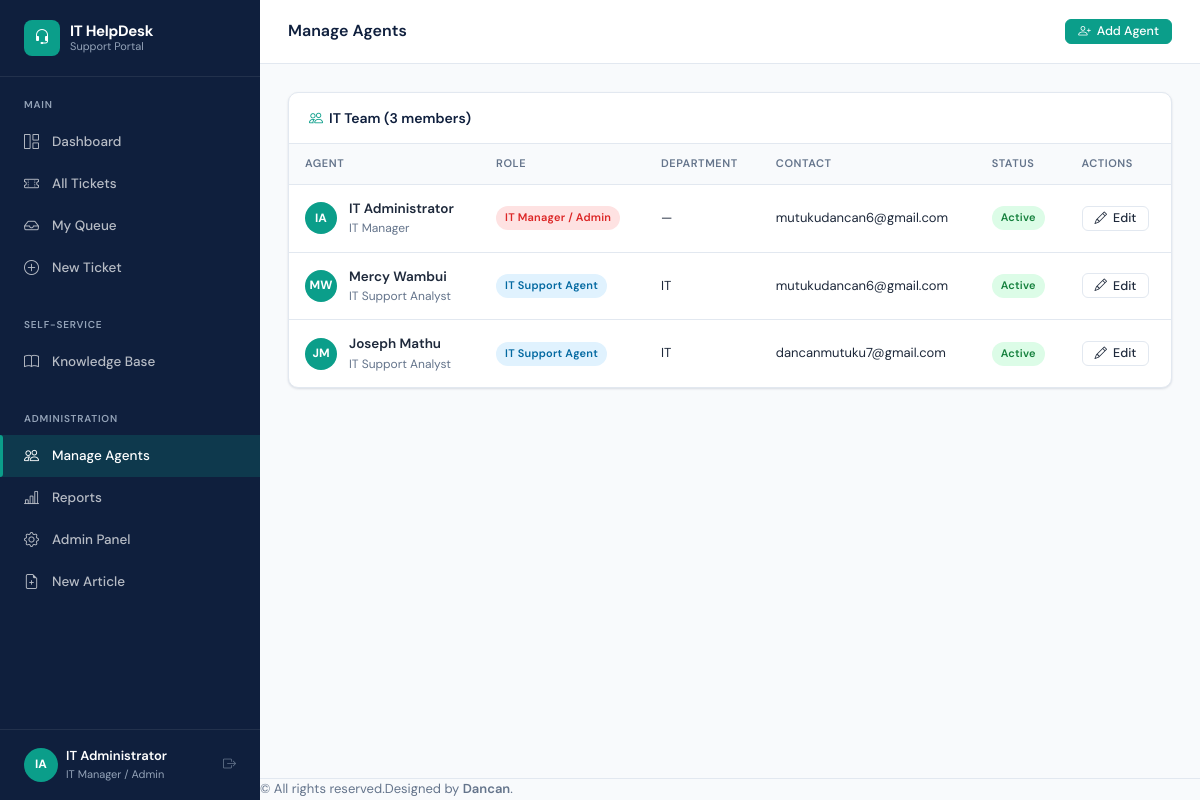
The page /accounts/agents/ (signed in) on the database as committed earlier.
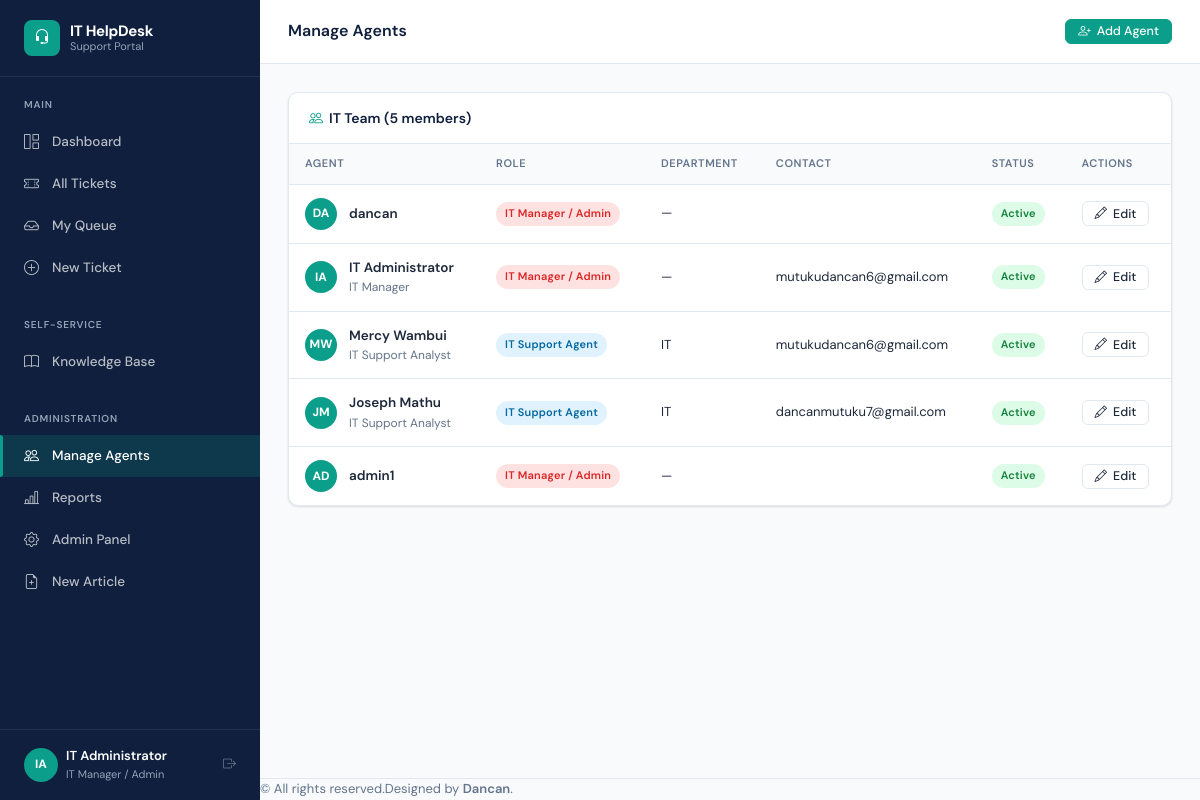
The same page on the database as committed later.
### accounts/models.py (models this page shows, shortened)
class User(AbstractUser):
    ROLE_END_USER = 'end_user'
    ROLE_AGENT = 'agent'
    ROLE_MANAGER = 'manager'
    ROLE_CHOICES = [
        (ROLE_END_USER, 'End User'),
        (ROLE_AGENT, 'IT Support Agent'),
        (ROLE_MANAGER, 'IT Manager / Admin'),
    ]
    role = models.CharField(max_length=20, choices=ROLE_CHOICES, default=ROLE_END_USER)
    department = models.ForeignKey(
        Department, on_delete=models.SET_NULL, null=True, blank=True, related_name='users'
    )
    phone = models.CharField(max_length=20, blank=True)
    avatar = models.ImageField(upload_to='avatars/', blank=True, null=True)
    job_title = models.CharField(max_length=100, blank=True)
    is_active = models.BooleanField(default=True)
    email_notifications = models.BooleanField(default=True)
    created_at = models.DateTimeField(auto_now_add=True)
    @property
    def is_end_user(self):
        return self.role == self.ROLE_END_USER
    @property
    def is_manager(self):
        return self.role == self.ROLE_MANAGER
    def get_initials(self):
        if self.first_name and self.last_name:
            return f"{self.first_name[0]}{self.last_name[0]}".upper()
        return self.username[:2].upper()

class Department(models.Model):
    name = models.CharField(max_length=100, unique=True)
    description = models.TextField(blank=True)
    created_at = models.DateTimeField(auto_now_add=True)
    class Meta:
        ordering = ['name']

### accounts/views.py (the view)
# urls.py: path('agents/', views.agent_list, name='agent_list'),
@login_required
def agent_list(request):
    if not request.user.is_manager:
        messages.error(request, 'Access denied.')
        return redirect('dashboard:home')
    agents = User.objects.filter(role__in=[User.ROLE_AGENT, User.ROLE_MANAGER]).select_related('department')
    departments = Department.objects.all()
    return render(request, 'accounts/agent_list.html', {'agents': agents, 'departments': departments})

### templates/accounts/agent_list.html (shortened to what this page needs)
{% extends "base/base.html" %}
{% block page_title %}Manage Agents{% endblock %}
{% block topbar_actions %}
<a href="{% url 'accounts:agent_create' %}" class="btn btn-primary btn-sm">
  <i class="bi bi-person-plus"></i> Add Agent
</a>
{% endblock %}
{% block content %}
<div class="card">
  <div class="card-header">
    <h5><i class="bi bi-people" style="color:var(--teal);margin-right:6px;"></i>IT Team ({{ agents.count }} members)</h5>
  </div>
  <div class="table-wrapper" style="border:none;border-radius:0 0 var(--radius) var(--radius);">
    <table class="data-table">
      <thead>
        <tr><th>Agent</th><th>Role</th><th>Department</th><th>Contact</th><th>Status</th><th>Actions</th></tr>
      </thead>
      <tbody>
        {% for agent in agents %}
        <tr>
          <td>
            <div class="d-flex align-items-center gap-3">
              <div class="avatar avatar-teal">{{ agent.get_initials }}</div>
              <div>
                <div style="font-weight:600;font-size:13.5px;">{{ agent.get_full_name|default:agent.username }}</div>
                <div style="font-size:12px;color:var(--text-muted);">{{ agent.job_title }}</div>
              </div>
            </div>
          </td>
          <td>
            <span class="badge {% if agent.is_manager %}badge-critical{% else %}badge-in_progress{% endif %}">
              {{ agent.get_role_display }}
            </span>
          </td>
          <td style="font-size:13px;">{{ agent.department.name|default:"—" }}</td>
          <td style="font-size:13px;">{{ agent.email }}</td>
          <td>
            {% if agent.is_active %}
            <span class="badge badge-resolved">Active</span>
            {% else %}
            <span class="badge badge-closed">Inactive</span>
            {% endif %}
          </td>
          <td>
            <a href="{% url 'accounts:agent_edit' agent.pk %}" class="btn btn-outline btn-sm">
              <i class="bi bi-pencil"></i> Edit
            </a>
          </td>
        </tr>
        {% empty %}
        <tr><td colspan="6"><div class="empty-state" style="padding:30px;"><p>No agents yet.</p></div></td></tr>
        {% endfor %}
      </tbody>
    </table>
  </div>
</div>
{% endblock %}

### templates/base/base.html (shortened to what the changed rows need)
<!DOCTYPE html>
<html lang="en">
<head>
  <link rel="stylesheet" href="https://cdn.jsdelivr.net/npm/bootstrap-icons@1.11.3/font/bootstrap-icons.css">
  <link rel="stylesheet" href="/static/css/main.css">
</head>
<body>
<div class="app-wrapper">
  <aside class="sidebar" id="sidebar">
    <div class="sidebar-footer">
      <div class="sidebar-user d-flex align-items-center gap-2">
        <div class="sidebar-user-avatar">{{ user.get_initials }}</div>
        <div class="sidebar-user-info">
          <div class="sidebar-user-name">{{ user.get_full_name|default:user.username }}</div>
          <div class="sidebar-user-role">{{ user.get_role_display }}</div>
        </div>
        <a href="{% url 'accounts:logout' %}" title="Logout" class="ms-auto text-muted">
          <i class="bi bi-box-arrow-right"></i>
        </a>
      </div>
    </div>
  </aside>
  <div class="main-content">
    <header class="topbar d-flex justify-content-between align-items-center">
      <h1 class="topbar-title mb-0">{% block page_title %}Dashboard{% endblock %}</h1>
    </header>
    <main class="page-content p-3">
      {% block content %}{% endblock %}
    </main>
  </div>
</div>
</body>
</html>

Rows that differ between the two databases and show on the page:
now on this page (row edited): User: get_initials "DA", get_full_name "dancan", role "IT Manager / Admin", department.name "—", is_active "Active"
now on this page (row edited): User: get_initials "AD", get_full_name "admin1", role "IT Manager / Admin", department.name "—", is_active "Active"
Other text that changed with them:
{{ agents.count }}: "3" → "5"
